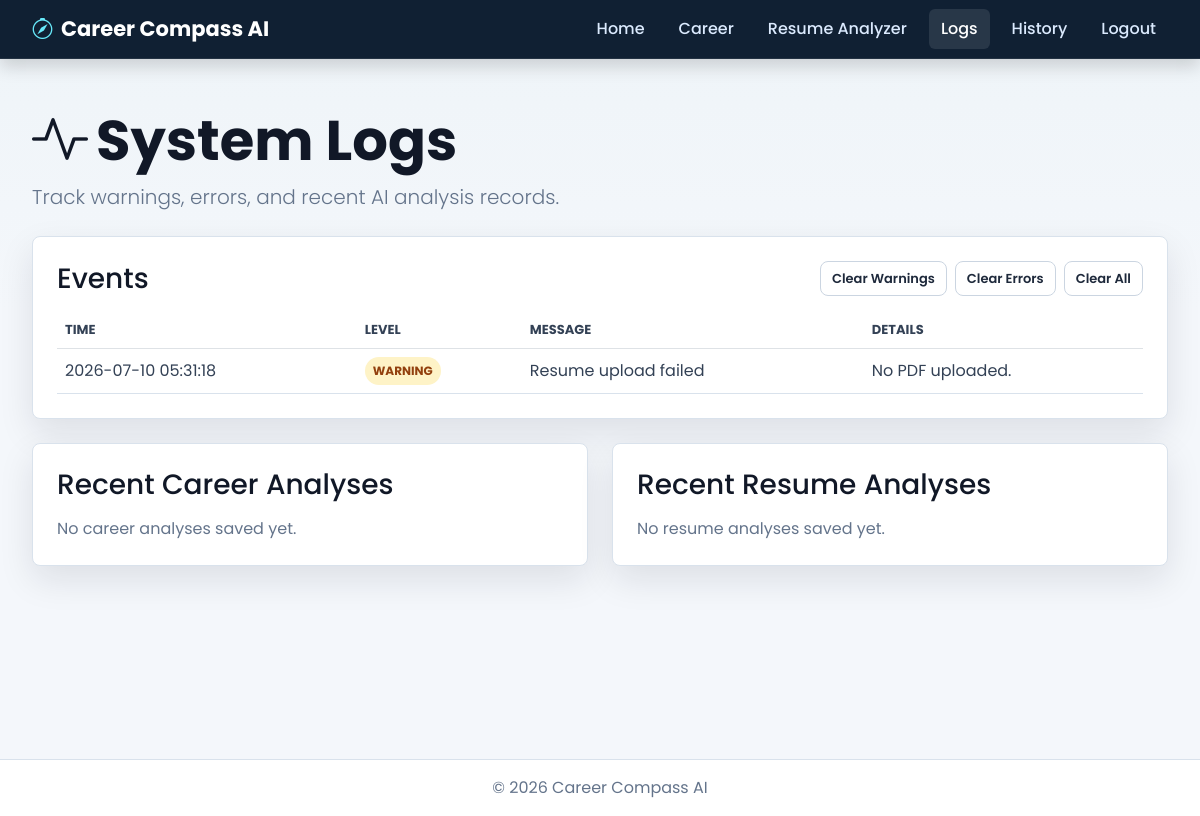
Before: /admin/logs (signed in) with the older database file.
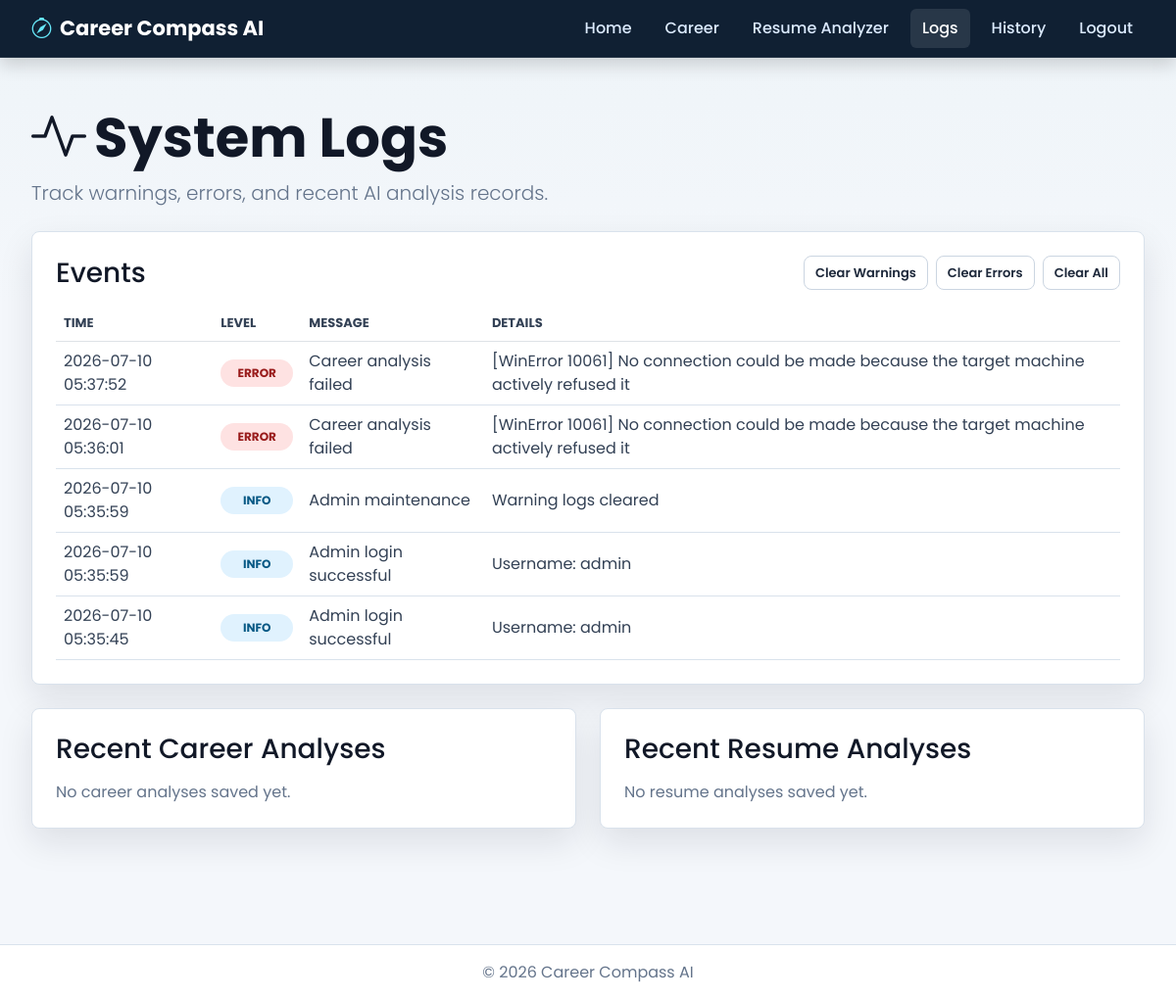
After: the same page with the newer database file.
### tables this page shows
CREATE TABLE app_events (
                id INTEGER PRIMARY KEY AUTOINCREMENT,
                level TEXT NOT NULL,
                message TEXT NOT NULL,
                details TEXT,
                created_at TEXT NOT NULL
            );

### app.py (the view)
@app.route("/admin/logs")
@admin_required
def admin_logs():
    with get_db_connection() as connection:
        events = connection.execute(
            "SELECT * FROM app_events ORDER BY id DESC LIMIT 100"
        ).fetchall()
        career_analyses = connection.execute(
            "SELECT * FROM career_analyses ORDER BY id DESC LIMIT 20"
        ).fetchall()
        resume_analyses = connection.execute(
            "SELECT * FROM resume_analyses ORDER BY id DESC LIMIT 20"
        ).fetchall()
    return render_template(
        "admin_logs.html",
        events=events,
        career_analyses=career_analyses,
        resume_analyses=resume_analyses
    )

### app.py (called while the page is built)
def admin_required(view):
    @wraps(view)
    def wrapped_view(*args, **kwargs):
        if not session.get("admin_logged_in"):
            return redirect(url_for("admin_login", next=request.path))
        return view(*args, **kwargs)
    return wrapped_view

def get_db_connection():
    connection = sqlite3.connect(DATABASE_PATH)
    connection.row_factory = sqlite3.Row
    return connection

### templates/admin_logs.html (shortened to what the changed rows need)
<!DOCTYPE html>
<html lang="en">
<head>
    <link href="https://cdn.jsdelivr.net/npm/bootstrap@5.3.7/dist/css/bootstrap.min.css" rel="stylesheet">
    <link rel="stylesheet" href="https://cdn.jsdelivr.net/npm/bootstrap-icons@1.11.3/font/bootstrap-icons.min.css">
    <link rel="stylesheet" href="{{ url_for('static', filename='css/style.css') }}">
</head>
<body>
<main class="container py-5">
    <div class="mb-4">
        <h1 class="display-4 fw-bold">
            <i class="bi bi-activity me-2"></i>System Logs
        </h1>
    </div>
    <div class="card p-4 mb-4">
        <div class="table-responsive">
            <table class="table align-middle">
                <thead>
                    <tr>
                        <th>Time</th>
                        <th>Level</th>
                        <th>Message</th>
                        <th>Details</th>
                    </tr>
                </thead>
                <tbody>
                    {% for event in events %}
                    <tr>
                        <td>{{ event.created_at }}</td>
                        <td>
                            <span class="log-badge log-{{ event.level }}">{{ event.level }}</span>
                        </td>
                        <td>{{ event.message }}</td>
                        <td>{{ event.details }}</td>
                    </tr>
                    {% else %}
                    <tr>
                        <td colspan="4" class="text-center text-light">No events recorded yet.</td>
                    </tr>
                    {% endfor %}
                </tbody>
            </table>
        </div>
    </div>
</main>
</body>
</html>

Changed rows visible on the page:
removed app_events: created_at "2026-07-10 05:31:18", level "WARNING", message "Resume upload failed", details "No PDF uploaded."
added app_events: created_at "2026-07-10 05:37:52", level "ERROR", message "Career analysis failed", details "[WinError 10061] No connection could be made because the target machine actively refused it"
added app_events: created_at "2026-07-10 05:36:01", level "ERROR", message "Career analysis failed", details "[WinError 10061] No connection could be made because the target machine actively refused it"
added app_events: created_at "2026-07-10 05:35:59", level "INFO", message "Admin maintenance", details "Warning logs cleared"
added app_events: created_at "2026-07-10 05:35:59", level "INFO", message "Admin login successful", details "Username: admin"
added app_events: created_at "2026-07-10 05:35:45", level "INFO", message "Admin login successful", details "Username: admin"
